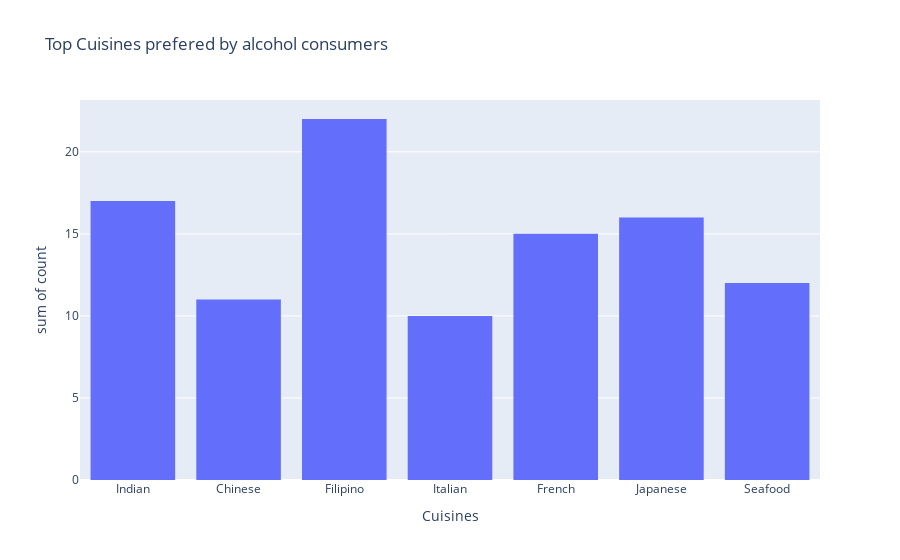

Source (notebook cell):
### Code cell
fig=px.histogram(alcohol_combo,
                 
                 x='Cuisines',
                 y='count',
                 nbins=10,
                 title='Top Cuisines prefered by alcohol consumers')

fig.show()

### Figure 1 — Plotly figure (JSON) as saved in the notebook; plotly's stock layout.template omitted (floating-point values rounded to 4 significant figures)
{"data": [{"alignmentgroup": "True", "bingroup": "x", "histfunc": "sum", "hovertemplate": "Cuisines=%{x}<br>sum of count=%{y}<extra></extra>", "legendgroup": "", "marker": {"color": "#636efa", "pattern": {"shape": ""}}, "name": "", "nbinsx": 10, "offsetgroup": "", "orientation": "v", "showlegend": false, "type": "histogram", "x": ["Indian", "Indian", "Chinese", "Chinese", "Filipino", "Filipino", "Filipino", "Chinese", "Chinese", "Italian", "Filipino", "French", "French", "French", "Indian", "French", "French", "Japanese", "Italian", "Japanese", "Indian", "Seafood", "Seafood", "Japanese", "Japanese", "Seafood", "Japanese", "Italian", "Italian", "Seafood", "Seafood", "Chinese", "Filipino", "French", "Filipino", "Filipino", "Filipino", "French", "Filipino", "Indian", "Indian", "Japanese", "Japanese", "Japanese", "Filipino", "Filipino", "Filipino", "Indian", "Chinese", "Filipino", "Indian", "French", "Indian", "Italian", "Italian", "Seafood", "Seafood"], "xaxis": "x", "y": [3, 3, 2, 2, 2, 2, 2, 2, 2, 2, 2, 2, 2, 2, 2, 2, 2, 2, 2, 2, 2, 2, 2, 2, 2, 2, 2, 2, 2, 2, 2, 2, 2, 2, 2, 2, 2, 2, 2, 2, 2, 2, 2, 2, 1, 1, 1, 1, 1, 1, 1, 1, 1, 1, 1, 1, 1], "yaxis": "y"}], "layout": {"autosize": true, "barmode": "relative", "legend": {"tracegroupgap": 0}, "title": {"text": "Top Cuisines prefered by alcohol consumers"}, "xaxis": {"anchor": "y", "autorange": true, "domain": [0, 1], "range": [-0.5, 6.5], "title": {"text": "Cuisines"}, "type": "category"}, "yaxis": {"anchor": "x", "autorange": true, "domain": [0, 1], "range": [0, 23.16], "title": {"text": "sum of count"}, "type": "linear"}}}
